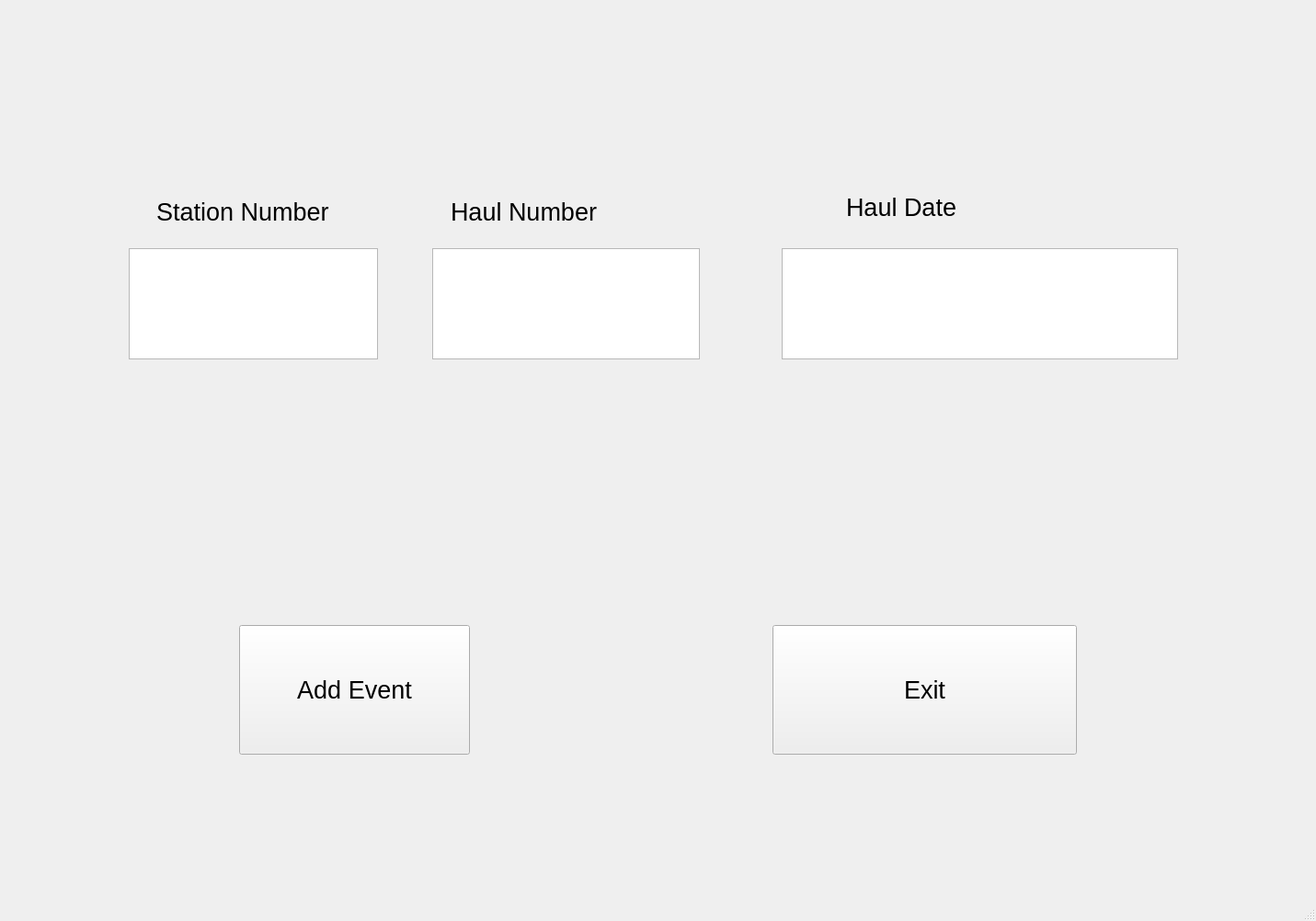
<?xml version="1.0" encoding="UTF-8"?>
<ui version="4.0">
 <class>NewEventWindow</class>
 <widget class="QMainWindow" name="NewEventWindow">
  <property name="geometry">
   <rect>
    <x>0</x>
    <y>0</y>
    <width>1431</width>
    <height>1002</height>
   </rect>
  </property>
  <property name="windowTitle">
   <string>MainWindow</string>
  </property>
  <widget class="QWidget" name="centralwidget">
   <widget class="QTextEdit" name="station">
    <property name="geometry">
     <rect>
      <x>140</x>
      <y>270</y>
      <width>271</width>
      <height>121</height>
     </rect>
    </property>
    <property name="font">
     <font>
      <pointsize>20</pointsize>
     </font>
    </property>
   </widget>
   <widget class="QTextEdit" name="haul">
    <property name="geometry">
     <rect>
      <x>470</x>
      <y>270</y>
      <width>291</width>
      <height>121</height>
     </rect>
    </property>
    <property name="font">
     <font>
      <pointsize>20</pointsize>
     </font>
    </property>
   </widget>
   <widget class="QTextEdit" name="date">
    <property name="geometry">
     <rect>
      <x>850</x>
      <y>270</y>
      <width>431</width>
      <height>121</height>
     </rect>
    </property>
    <property name="font">
     <font>
      <pointsize>20</pointsize>
     </font>
    </property>
   </widget>
   <widget class="QLabel" name="label">
    <property name="geometry">
     <rect>
      <x>170</x>
      <y>200</y>
      <width>211</width>
      <height>61</height>
     </rect>
    </property>
    <property name="font">
     <font>
      <pointsize>20</pointsize>
     </font>
    </property>
    <property name="text">
     <string>Station Number</string>
    </property>
   </widget>
   <widget class="QLabel" name="label_2">
    <property name="geometry">
     <rect>
      <x>490</x>
      <y>190</y>
      <width>251</width>
      <height>81</height>
     </rect>
    </property>
    <property name="font">
     <font>
      <pointsize>20</pointsize>
     </font>
    </property>
    <property name="text">
     <string>Haul Number</string>
    </property>
   </widget>
   <widget class="QLabel" name="label_3">
    <property name="geometry">
     <rect>
      <x>920</x>
      <y>190</y>
      <width>271</width>
      <height>71</height>
     </rect>
    </property>
    <property name="font">
     <font>
      <pointsize>20</pointsize>
     </font>
    </property>
    <property name="text">
     <string>Haul Date</string>
    </property>
   </widget>
   <widget class="QPushButton" name="add_event">
    <property name="geometry">
     <rect>
      <x>260</x>
      <y>680</y>
      <width>251</width>
      <height>141</height>
     </rect>
    </property>
    <property name="font">
     <font>
      <pointsize>20</pointsize>
     </font>
    </property>
    <property name="text">
     <string>Add Event</string>
    </property>
   </widget>
   <widget class="QPushButton" name="return_to_event_select">
    <property name="geometry">
     <rect>
      <x>840</x>
      <y>680</y>
      <width>331</width>
      <height>141</height>
     </rect>
    </property>
    <property name="font">
     <font>
      <pointsize>20</pointsize>
     </font>
    </property>
    <property name="text">
     <string>Exit</string>
    </property>
   </widget>
  </widget>
  <widget class="QMenuBar" name="menubar">
   <property name="geometry">
    <rect>
     <x>0</x>
     <y>0</y>
     <width>1431</width>
     <height>21</height>
    </rect>
   </property>
  </widget>
  <widget class="QStatusBar" name="statusbar"/>
 </widget>
 <resources/>
 <connections/>
</ui>
